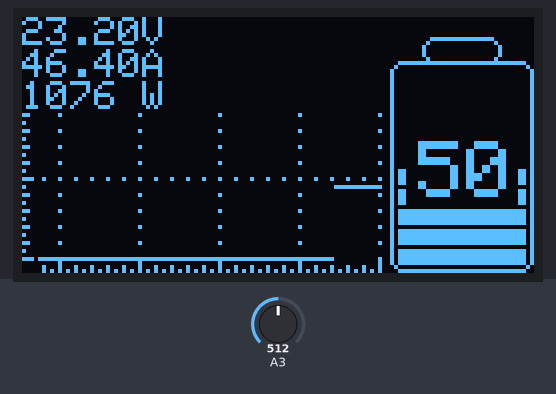
The sketch below on a simulated Arduino Uno, built with avr-gcc and run on an emulated ATmega328P. On the bench: 128×64 one-colour display. Inputs (shaded band) come from the test bench; at power-on: A3 = 512.

Above: at 1.26 s.
1.3 s: A3 set to 117
At 1.44 s:
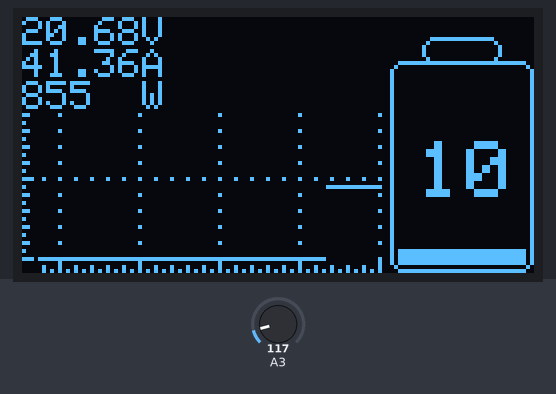
3.0 s: A3 set to 104
At 3.17 s:
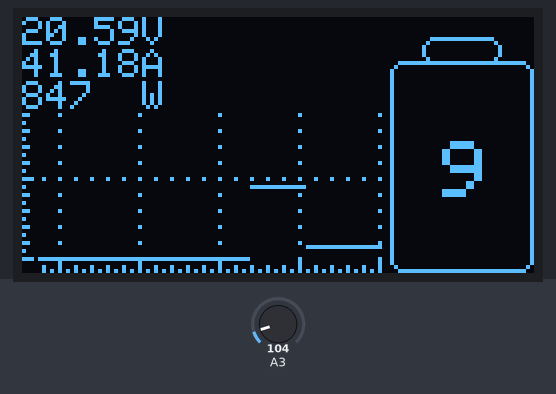
4.9 s: A3 set to 1023
At 13.3 s:
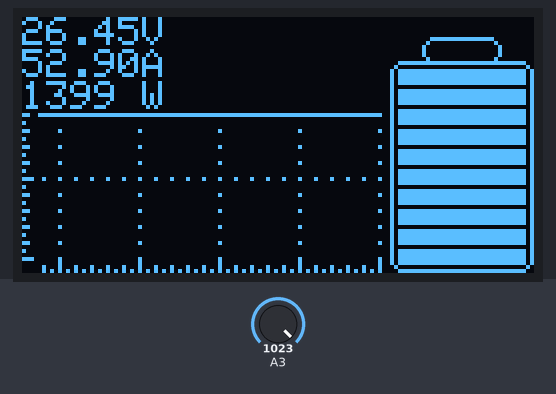

The sketch:

oledTest1.ino
```cpp
#include <SPI.h>
#include <Wire.h>
//#include <Adafruit_GFX.h>
#include <Adafruit_SSD1306.h>
Adafruit_SSD1306 display(128, 64, &Wire, 4);

byte blink;
byte arrPtr;
#define arrLength 86
byte arr[arrLength];
uint8_t battLevel;

void setup() {
//  Serial.begin(9600);
  // SSD1306_SWITCHCAPVCC = generate display voltage from 3.3V internally
	display.begin(SSD1306_SWITCHCAPVCC, 0x3C);
	display.setTextColor(SSD1306_WHITE);

//  for (byte i = 0; i <= 100; i++){

//  }
}
void loop() {
	display.clearDisplay();
	checkBatt();
	drawInfo();
	drawBatLevelVert();
	drawGraphVoltage();
	delay(50);
	display.display();
}


void drawBatLevelVert(){
	display.setTextSize(2);

	if(blink < 10){
		blink++;
	}else {
		blink = 0;
	}

	display.drawRoundRect(92, 11, 36, 53, 3, WHITE);
	display.drawRoundRect(100, 5, 20, 7, 3, WHITE);

	for(uint8_t i = 0; i < (battLevel == 100 ? 9 : battLevel /10) + 1; i++) {
		if(i < 10 && i > 0){
			display.fillRect(94, 63 - i * 5, 32, 4, WHITE);
		}
		if((blink > 4 || battLevel == 100) && battLevel > 4){
			display.fillRect(94, 63 - (i + 1) * 5, 32, 4, WHITE);
		}
	}

	if(battLevel < 100){
		display.fillRect(96, 28, 28, 19, BLACK);
		display.setCursor(battLevel > 9 ? 99 : 105, 31);
		display.println(battLevel);
	}
}

void drawGraphVoltage(){
  #define graphXPos 89
  #define graphYPos 60
	for(uint8_t x = 0; x < 85; x++){
		if(x % 2 == 0){
			display.drawPixel(graphXPos - x, 63, WHITE);
		}
		if(x % 4 == 0){
			display.drawPixel(graphXPos - x, 62, WHITE);
			display.drawPixel(graphXPos - x, 40, WHITE);
		}
		if(x % 20 == 0){
			display.drawPixel(graphXPos - x, 61, WHITE);
			display.drawPixel(graphXPos - x, 60, WHITE);
			for(uint8_t y = 0; y < 37; y++){
				if(y % 4 == 0){
					display.drawPixel(graphXPos - x, graphYPos - y, WHITE);
				}

			}
		}
	}
	for(uint8_t x = 0; x < 37; x++){
		if(x % 2 == 0){
			display.drawPixel(0, graphYPos - x, WHITE);
		}
		if(x % 4 == 0){
			display.drawPixel(1, graphYPos - x, WHITE);
		}
		if(x % 20 == 0){
			display.drawPixel(2, graphYPos - x, WHITE);
		}
	}

	for(uint8_t i = 0; i < arrLength; i++){
		display.drawPixel(graphXPos - i, map(arr[i < arrPtr ? arrPtr - i - 1 : arrLength - (i - arrPtr + 1 )], 0, 100, 60, 24), WHITE);
	}


	if(1){
		arr[arrPtr] = battLevel;
		if (arrPtr < arrLength - 1)
		{
			arrPtr++;
		}else {
			arrPtr = 0;
		}

	}
}

void drawInfo(){
	long battVoltage = map(analogRead(A3), 10, 1014, 2000, 2640);
	long battCurrent = battVoltage * 2;
	long battPower = battVoltage * battCurrent / 10000;
	display.setTextSize(1);
	display.setCursor(0, 0);
	display.println(String(battVoltage / 100) + "." + String(battVoltage % 100));
	display.println(String(battCurrent / 100) + "." + String(battCurrent % 100));
	display.println(String(battPower));
	display.setCursor(30, 0);
	display.println("V");
	display.setCursor(30, 8);
	display.println("A");
	display.setCursor(30, 16);
	display.println("W");
}


void checkBatt (){
	battLevel = map(analogRead(A3), 10, 1014, 0, 100);
}


// void drawBattLevel(uint8_t battLevel){

// 	if(blink < 10){
// 		blink++;
// 	}else {
// 		blink = 0;
// 	}

// 	String str = String(battLevel) + "%";

// 	display.drawRect(63, 29, 65, 35, WHITE);
// 	display.drawRect(67, 23, 7, 7, WHITE);
// 	display.drawRect(118, 23, 7, 7, WHITE);
// 	display.drawLine(120, 26, 122, 26, WHITE);
// 	display.drawLine(69, 26, 71, 26, WHITE);
// 	display.drawLine(121, 25, 121, 27, WHITE);

// 	for(uint8_t i = 0; i < (battLevel == 100 ? 9 : battLevel /10) + 1; i++) {
// 		if(i < 10 && i > 0){
// 			display.fillRect(60 + (i) * 6, 32, 5, 29, WHITE);
// 		}

// 		if((blink > 4 || battLevel == 100) && battLevel > 4){
// 			display.fillRect(60 + (i + 1) * 6, 32, 5, 29, WHITE);
// //      display.fillRect(72, 32, 5, 29, WHITE);
// 		}
// 	}


// 	byte textPos = 75 + (3 - str.length()) * 5;
// 	display.fillRect(textPos, 37, (str.length() * 10) + 11, 19, BLACK);


// 	display.setTextSize(2);
// 	display.setCursor(textPos + (6 - str.length()), 39);


// 	display.println(str);
// }
```

Measured:
- the behaviour switches between 111 and 110 on A3 (found by bisection; images 1 and 2)
- after the input at 3.0 s, the display: first differs from a run without the input after 0.13 s (image 2)
- after the input at 4.9 s, the display: first differs from a run without the input after 0.14 s (image 3 shows a later state)
